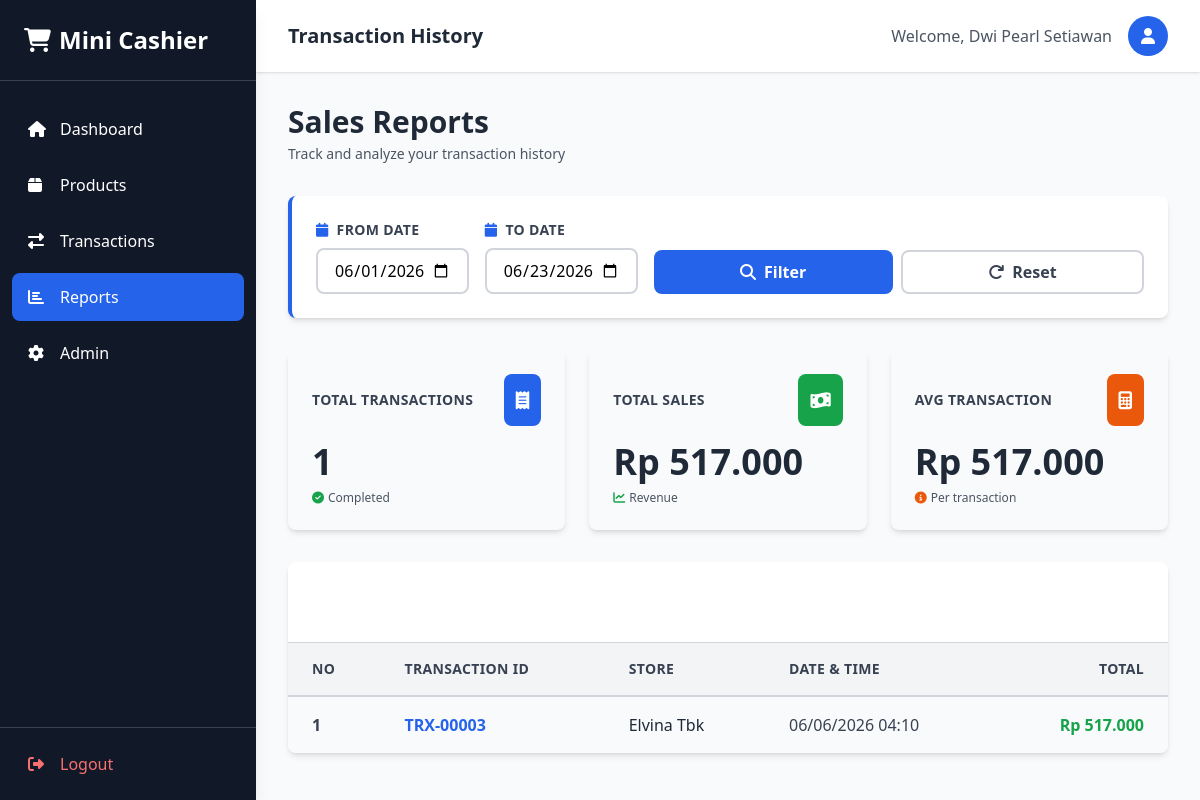
The page /reports.php (signed in) on the database its author committed.
### tables this page shows
CREATE TABLE `transactions` (
    `transaction_id` INT UNSIGNED AUTO_INCREMENT PRIMARY KEY,
    `store_id` INT UNSIGNED NOT NULL,
    `admin_id` INT UNSIGNED NOT NULL,
    `transaction_date` DATETIME NOT NULL DEFAULT NOW(),
    `payment_type` ENUM('Cash', 'Card') NOT NULL,
    `sub_total` DECIMAL(10, 2) NOT NULL DEFAULT 0.00,
    `created_at` TIMESTAMP DEFAULT CURRENT_TIMESTAMP,
    `updated_at` TIMESTAMP DEFAULT CURRENT_TIMESTAMP ON UPDATE CURRENT_TIMESTAMP,
    `deleted_at` TIMESTAMP NULL DEFAULT NULL
);

CREATE TABLE `store` (
    `store_id` INT UNSIGNED AUTO_INCREMENT PRIMARY KEY,
    `store_name` VARCHAR(255) NOT NULL,
    `phone` VARCHAR(50) NOT NULL,
    `address` TEXT NOT NULL,
    `created_at` TIMESTAMP DEFAULT CURRENT_TIMESTAMP,
    `updated_at` TIMESTAMP DEFAULT CURRENT_TIMESTAMP ON UPDATE CURRENT_TIMESTAMP,
    `deleted_at` TIMESTAMP NULL DEFAULT NULL
);

### reports.php (called while the page is built, shortened)
<?php
require_once 'controllers/TransactionController.php';
$TC = new TransactionController();
$from_date = $_GET['from_date'] ?? date('Y-m-01');
$to_date = $_GET['to_date'] ?? date('Y-m-d');
$reportData = $TC->getFilteredReports($from_date, $to_date);
$stats = $TC->getReportingStatistics($from_date, $to_date);
$total_transactions = $stats['total_transactions'];
$total_sales = $stats['total_sales'];
$average_transaction = $total_transactions > 0 ? $total_sales / $total_transactions : 0;
include 'views/reports_view.php';

### controllers/Database.php (called while the page is built, shortened)
<?php
class Database
{
  private static ?mysqli $instance = null;
  public static function getConnection(): mysqli
  {
    if (self::$instance === null) {
      self::$instance = new mysqli('localhost', 'root', '', 'mini_cashier');
      self::$instance->set_charset('utf8mb4');
    }
    return self::$instance;
  }
}

### controllers/TransactionController.php (called while the page is built, shortened)
<?php
require_once 'Database.php';
class TransactionController
{
  private mysqli $db;
  public function __construct()
  {
    $this->db = Database::getConnection();
  }
  public function getFilteredReports(string $fromDate, string $toDate): array
  {
    $stmt = $this->db->prepare("
      SELECT t.transaction_id, c.store_name, t.transaction_date, t.sub_total as total
      FROM transactions t
      JOIN store c ON t.store_id = c.store_id
      WHERE DATE(t.transaction_date) >= ? AND DATE(t.transaction_date) <= ?
      GROUP BY t.transaction_id
      ORDER BY t.transaction_date DESC
    ");
    $stmt->bind_param("ss", $fromDate, $toDate);
    $stmt->execute();
    $result = $stmt->get_result()->fetch_all(MYSQLI_ASSOC);
    return $result;
  }
  public function getReportingStatistics(string $fromDate, string $toDate): array
  {
    $stmt = $this->db->prepare("
      SELECT COUNT(DISTINCT t.transaction_id) as total_transactions, t.sub_total as total_sales
      FROM transactions t
      WHERE DATE(t.transaction_date) >= ? AND DATE(t.transaction_date) <= ?
    ");
    $stmt->bind_param("ss", $fromDate, $toDate);
    $stmt->execute();
    $res = $stmt->get_result()->fetch_assoc();
    return [
      'total_transactions' => (int)($res['total_transactions'] ?? 0),
      'total_sales' => (float)($res['total_sales'] ?? 0.0)
    ];
  }
}

### views/reports_view.php (the view, shortened to what this page needs)
<!DOCTYPE html>
<html lang="en">
<?php include './head.php' ?>
<body class="bg-gray-50">
  <div class="flex min-h-screen">
    <?php include 'sidebar.php'; ?>
    <main class="flex-1">
      <header class="bg-white shadow">
        <div class="flex items-center justify-between px-8 py-4">
          <h2 class="text-xl font-semibold text-gray-800">Transaction History</h2>
          <div class="flex items-center gap-4">
            <span class="text-gray-600">Welcome, <?php echo htmlspecialchars($_SESSION['fullname'] ?? $_SESSION['username']); ?></span>
            <button class="flex items-center justify-center w-10 h-10 text-white bg-blue-600 rounded-full">
              <i class="fas fa-user"></i>
            </button>
          </div>
        </div>
      </header>
      <div class="p-8">
        <div class="mb-8">
          <h3 class="text-3xl font-bold text-gray-800">Sales Reports</h3>
          <p class="text-gray-600 text-sm mt-1">Track and analyze your transaction history</p>
        </div>
        <form method="GET" class="mb-8 p-6 bg-white rounded-lg shadow-md border-l-4 border-blue-600">
          <div class="grid grid-cols-1 md:grid-cols-5 gap-4 items-end">
            <div>
              <label class="block mb-2 text-sm font-bold text-gray-700 uppercase tracking-wide"><i class="fas fa-calendar text-blue-600 mr-2"></i>From Date</label>
              <input type="date" name="from_date" value="<?php echo htmlspecialchars($from_date); ?>" class="w-full px-4 py-2 border-2 border-gray-300 rounded-lg focus:outline-none focus:border-blue-600 transition font-medium">
            </div>
            <div>
              <label class="block mb-2 text-sm font-bold text-gray-700 uppercase tracking-wide"><i class="fas fa-calendar text-blue-600 mr-2"></i>To Date</label>
              <input type="date" name="to_date" value="<?php echo htmlspecialchars($to_date); ?>" class="w-full px-4 py-2 border-2 border-gray-300 rounded-lg focus:outline-none focus:border-blue-600 transition font-medium">
            </div>
            <div class="flex gap-2 col-span-1 md:col-span-3">
              <button type="submit" class="flex-1 px-4 py-2 font-bold text-white bg-blue-600 hover:bg-blue-700 rounded-lg transition flex items-center justify-center gap-2"><i class="fas fa-search"></i>Filter</button>
              <a href="reports.php" class="flex-1 px-4 py-2 font-bold text-gray-700 border-2 border-gray-300 hover:bg-gray-100 rounded-lg text-center transition flex items-center justify-center gap-2"><i class="fas fa-redo"></i>Reset</a>
            </div>
          </div>
        </form>
        <div class="grid grid-cols-1 md:grid-cols-3 gap-6 mb-8">
          <div class="bg-linear-to-br from-blue-50 to-blue-100 rounded-lg shadow-md overflow-hidden hover:shadow-lg transition">
            <div class="p-6">
              <div class="flex items-center justify-between mb-4">
                <h3 class="text-sm font-bold text-gray-700 uppercase tracking-wide">Total Transactions</h3>
                <div class="p-3 bg-blue-600 text-white rounded-lg"><i class="fas fa-receipt text-lg"></i></div>
              </div>
              <p class="text-4xl font-bold text-gray-800"><?php echo $total_transactions; ?></p>
              <p class="text-xs text-gray-600 mt-2"><i class="fas fa-check-circle text-green-600 mr-1"></i>Completed</p>
            </div>
          </div>
          <div class="bg-linear-to-br from-green-50 to-green-100 rounded-lg shadow-md overflow-hidden hover:shadow-lg transition">
            <div class="p-6">
              <div class="flex items-center justify-between mb-4">
                <h3 class="text-sm font-bold text-gray-700 uppercase tracking-wide">Total Sales</h3>
                <div class="p-3 bg-green-600 text-white rounded-lg"><i class="fas fa-money-bill-wave text-lg"></i></div>
              </div>
              <p class="text-4xl font-bold text-gray-800">Rp <?php echo number_format($total_sales, 0, ',', '.'); ?></p>
              <p class="text-xs text-gray-600 mt-2"><i class="fas fa-chart-line text-green-600 mr-1"></i>Revenue</p>
            </div>
          </div>
          <div class="bg-linear-to-br from-orange-50 to-orange-100 rounded-lg shadow-md overflow-hidden hover:shadow-lg transition">
            <div class="p-6">
              <div class="flex items-center justify-between mb-4">
                <h3 class="text-sm font-bold text-gray-700 uppercase tracking-wide">Avg Transaction</h3>
                <div class="p-3 bg-orange-600 text-white rounded-lg"><i class="fas fa-calculator text-lg"></i></div>
              </div>
              <p class="text-4xl font-bold text-gray-800">Rp <?php echo number_format($average_transaction, 0, ',', '.'); ?></p>
              <p class="text-xs text-gray-600 mt-2"><i class="fas fa-info-circle text-orange-600 mr-1"></i>Per transaction</p>
            </div>
          </div>
        </div>
        <div class="bg-white rounded-lg shadow-md overflow-hidden">
          <div class="bg-linear-to-r from-gray-700 to-gray-800 p-6 border-b border-gray-300">
            <div class="flex items-center gap-3">
              <i class="fas fa-history text-white text-2xl"></i>
              <h3 class="text-xl font-bold text-white">Transaction History</h3>
            </div>
          </div>
          <div class="overflow-x-auto">
            <table class="w-full">
              <thead class="bg-gray-100 border-b-2 border-gray-300">
                <tr>
                  <th class="px-6 py-4 text-left font-bold text-gray-700 text-sm uppercase tracking-wide">No</th>
                  <th class="px-6 py-4 text-left font-bold text-gray-700 text-sm uppercase tracking-wide">Transaction ID</th>
                  <th class="px-6 py-4 text-left font-bold text-gray-700 text-sm uppercase tracking-wide">store</th>
                  <th class="px-6 py-4 text-left font-bold text-gray-700 text-sm uppercase tracking-wide">Date & Time</th>
                  <th class="px-6 py-4 text-right font-bold text-gray-700 text-sm uppercase tracking-wide">Total</th>
                </tr>
              </thead>
              <tbody class="divide-y divide-gray-200">
                <?php
                $no = 1;
                foreach ($reportData as $row) {
                  $transId = str_pad((string)$row['transaction_id'], 5, '0', STR_PAD_LEFT);
                  $date = date('d/m/Y H:i', strtotime($row['transaction_date']));
                  $bg_class = ($no % 2 === 0) ? 'bg-white' : 'bg-gray-50';
                ?>
                  <tr class="<?php echo $bg_class; ?> hover:bg-blue-50 transition">
                    <td class="px-6 py-4 font-semibold text-gray-700"><?php echo $no++; ?></td>
                    <td class="px-6 py-4 font-bold text-blue-600">TRX-<?php echo $transId; ?></td>
                    <td class="px-6 py-4 text-gray-800"><?php echo htmlspecialchars($row['store_name']); ?></td>
                    <td class="px-6 py-4 text-gray-700"><?php echo $date; ?></td>
                    <td class="px-6 py-4 font-bold text-green-600 text-right">Rp <?php echo number_format($row['total'], 0, ',', '.'); ?></td>
                  </tr>
                <?php } ?>
              </tbody>
            </table>
          </div>
        </div>
      </div>
    </main>
  </div>
</body>
</html>

### rows shown on the page
transactions: transaction_id "00003", store.store_name "Elvina Tbk", transaction_date "06/06/2026 04:10", sub_total "517.000"

### other values the page prints
$_SESSION['fullname'] "Dwi Pearl Setiawan"
$total_transactions "1"
$total_sales "517.000"
$average_transaction "517.000"
